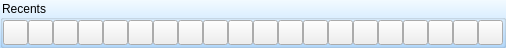
         <widget class="QWidget" name="scrollAreaWidgetContents">
          <property name="geometry">
           <rect>
            <x>0</x>
            <y>0</y>
            <width>502</width>
            <height>40</height>
           </rect>
          </property>
          <layout class="QVBoxLayout" name="verticalLayout_6">
           <property name="spacing">
            <number>0</number>
           </property>
           <property name="leftMargin">
            <number>0</number>
           </property>
           <property name="topMargin">
            <number>0</number>
           </property>
           <property name="rightMargin">
            <number>0</number>
           </property>
           <property name="bottomMargin">
            <number>0</number>
           </property>
           <item>
            <widget class="QGroupBox" name="RecentsGroupBox">
             <property name="styleSheet">
              <string notr="true">QGroupBox{
background-color: qlineargradient(spread:pad, x1:1, y1:1, x2:1, y2:0, stop:0 rgba(180, 219, 255, 255), stop:0.994318 rgba(242, 250, 255, 255));
}</string>
             </property>
             <property name="title">
              <string>Recents</string>
             </property>
             <layout class="QHBoxLayout" name="horizontalLayout_8">
              <property name="spacing">
               <number>0</number>
              </property>
              <property name="leftMargin">
               <number>0</number>
              </property>
              <property name="topMargin">
               <number>0</number>
              </property>
              <property name="rightMargin">
               <number>0</number>
              </property>
              <property name="bottomMargin">
               <number>0</number>
              </property>
              <item>
               <widget class="QPushButton" name="RecentCha">
                <property name="minimumSize">
                 <size>
                  <width>25</width>
                  <height>25</height>
                 </size>
                </property>
                <property name="text">
                 <string/>
                </property>
               </widget>
              </item>
              <item>
               <widget class="QPushButton" name="RecentCha_2">
                <property name="minimumSize">
                 <size>
                  <width>25</width>
                  <height>25</height>
                 </size>
                </property>
                <property name="text">
                 <string/>
                </property>
               </widget>
              </item>
              <item>
               <widget class="QPushButton" name="RecentCha_3">
                <property name="minimumSize">
                 <size>
                  <width>25</width>
                  <height>25</height>
                 </size>
                </property>
                <property name="text">
                 <string/>
                </property>
               </widget>
              </item>
              <item>
               <widget class="QPushButton" name="RecentCha_4">
                <property name="minimumSize">
                 <size>
                  <width>25</width>
                  <height>25</height>
                 </size>
                </property>
                <property name="text">
                 <string/>
                </property>
               </widget>
              </item>
              <item>
               <widget class="QPushButton" name="RecentCha_5">
                <property name="minimumSize">
                 <size>
                  <width>25</width>
                  <height>25</height>
                 </size>
                </property>
                <property name="text">
                 <string/>
                </property>
               </widget>
              </item>
              <item>
               <widget class="QPushButton" name="RecentCha_6">
                <property name="minimumSize">
                 <size>
                  <width>25</width>
                  <height>25</height>
                 </size>
                </property>
                <property name="text">
                 <string/>
                </property>
               </widget>
              </item>
              <item>
               <widget class="QPushButton" name="RecentCha_7">
                <property name="minimumSize">
                 <size>
                  <width>25</width>
                  <height>25</height>
                 </size>
                </property>
                <property name="text">
                 <string/>
                </property>
               </widget>
              </item>
              <item>
               <widget class="QPushButton" name="RecentCha_8">
                <property name="minimumSize">
                 <size>
                  <width>25</width>
                  <height>25</height>
                 </size>
                </property>
                <property name="text">
                 <string/>
                </property>
               </widget>
              </item>
              <item>
               <widget class="QPushButton" name="RecentCha_9">
                <property name="minimumSize">
                 <size>
                  <width>25</width>
                  <height>25</height>
                 </size>
                </property>
                <property name="text">
                 <string/>
                </property>
               </widget>
              </item>
              <item>
               <widget class="QPushButton" name="RecentCha_10">
                <property name="minimumSize">
                 <size>
                  <width>25</width>
                  <height>25</height>
                 </size>
                </property>
                <property name="text">
                 <string/>
                </property>
               </widget>
              </item>
              <item>
               <widget class="QPushButton" name="RecentCha_11">
                <property name="minimumSize">
                 <size>
                  <width>25</width>
                  <height>25</height>
                 </size>
                </property>
                <property name="text">
                 <string/>
                </property>
               </widget>
              </item>
              <item>
               <widget class="QPushButton" name="RecentCha_12">
                <property name="minimumSize">
                 <size>
                  <width>25</width>
                  <height>25</height>
                 </size>
                </property>
                <property name="text">
                 <string/>
                </property>
               </widget>
              </item>
              <item>
               <widget class="QPushButton" name="RecentCha_13">
                <property name="minimumSize">
                 <size>
                  <width>25</width>
                  <height>25</height>
                 </size>
                </property>
                <property name="text">
                 <string/>
                </property>
               </widget>
              </item>
              <item>
               <widget class="QPushButton" name="RecentCha_14">
                <property name="minimumSize">
                 <size>
                  <width>25</width>
                  <height>25</height>
                 </size>
                </property>
                <property name="text">
                 <string/>
                </property>
               </widget>
              </item>
              <item>
               <widget class="QPushButton" name="RecentCha_15">
                <property name="minimumSize">
                 <size>
                  <width>25</width>
                  <height>25</height>
                 </size>
                </property>
                <property name="text">
                 <string/>
                </property>
               </widget>
              </item>
              <item>
               <widget class="QPushButton" name="RecentCha_16">
                <property name="minimumSize">
                 <size>
                  <width>25</width>
                  <height>25</height>
                 </size>
                </property>
                <property name="text">
                 <string/>
                </property>
               </widget>
              </item>
              <item>
               <widget class="QPushButton" name="RecentCha_17">
                <property name="minimumSize">
                 <size>
                  <width>25</width>
                  <height>25</height>
                 </size>
                </property>
                <property name="text">
                 <string/>
                </property>
               </widget>
              </item>
              <item>
               <widget class="QPushButton" name="RecentCha_18">
                <property name="minimumSize">
                 <size>
                  <width>25</width>
                  <height>25</height>
                 </size>
                </property>
                <property name="text">
                 <string/>
                </property>
               </widget>
              </item>
              <item>
               <widget class="QPushButton" name="RecentCha_19">
                <property name="minimumSize">
                 <size>
                  <width>25</width>
                  <height>25</height>
                 </size>
                </property>
                <property name="text">
                 <string/>
                </property>
               </widget>
              </item>
              <item>
               <widget class="QPushButton" name="RecentCha_20">
                <property name="minimumSize">
                 <size>
                  <width>25</width>
                  <height>25</height>
                 </size>
                </property>
                <property name="text">
                 <string/>
                </property>
               </widget>
              </item>
             </layout>
            </widget>
           </item>
          </layout>
         </widget>
